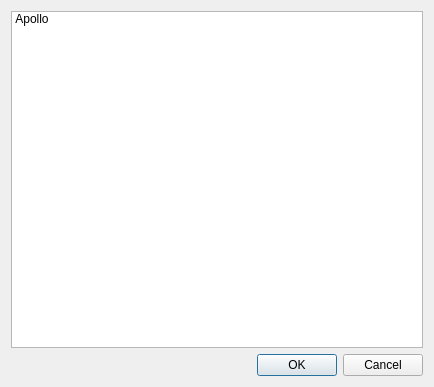
<?xml version="1.0" encoding="UTF-8"?>
<ui version="4.0">
 <class>CharSelect</class>
 <widget class="QDialog" name="CharSelect">
  <property name="windowModality">
   <enum>Qt::WindowModal</enum>
  </property>
  <property name="geometry">
   <rect>
    <x>0</x>
    <y>0</y>
    <width>434</width>
    <height>387</height>
   </rect>
  </property>
  <property name="windowTitle">
   <string>Select Character</string>
  </property>
  <layout class="QGridLayout" name="gridLayout">
   <item row="0" column="0">
    <widget class="QListWidget" name="listWidget">
     <property name="editTriggers">
      <set>QAbstractItemView::NoEditTriggers</set>
     </property>
     <property name="iconSize">
      <size>
       <width>64</width>
       <height>64</height>
      </size>
     </property>
     <property name="viewMode">
      <enum>QListView::IconMode</enum>
     </property>
     <property name="uniformItemSizes">
      <bool>true</bool>
     </property>
     <item>
      <property name="text">
       <string>Apollo</string>
      </property>
      <property name="icon">
       <iconset>
        <normaloff>../../../../Open_Source/AOVanilla1.7.5/client/base/misc/DemoThings/apollo_char_icon.png</normaloff>../../../../Open_Source/AOVanilla1.7.5/client/base/misc/DemoThings/apollo_char_icon.png</iconset>
      </property>
      <property name="flags">
       <set>ItemIsSelectable|ItemIsUserCheckable|ItemIsEnabled</set>
      </property>
     </item>
    </widget>
   </item>
   <item row="1" column="0">
    <widget class="QDialogButtonBox" name="buttonBox">
     <property name="orientation">
      <enum>Qt::Horizontal</enum>
     </property>
     <property name="standardButtons">
      <set>QDialogButtonBox::Cancel|QDialogButtonBox::Ok</set>
     </property>
    </widget>
   </item>
  </layout>
 </widget>
 <resources/>
 <connections>
  <connection>
   <sender>buttonBox</sender>
   <signal>accepted()</signal>
   <receiver>CharSelect</receiver>
   <slot>accept()</slot>
   <hints>
    <hint type="sourcelabel">
     <x>248</x>
     <y>254</y>
    </hint>
    <hint type="destinationlabel">
     <x>157</x>
     <y>274</y>
    </hint>
   </hints>
  </connection>
  <connection>
   <sender>buttonBox</sender>
   <signal>rejected()</signal>
   <receiver>CharSelect</receiver>
   <slot>reject()</slot>
   <hints>
    <hint type="sourcelabel">
     <x>316</x>
     <y>260</y>
    </hint>
    <hint type="destinationlabel">
     <x>286</x>
     <y>274</y>
    </hint>
   </hints>
  </connection>
 </connections>
</ui>
